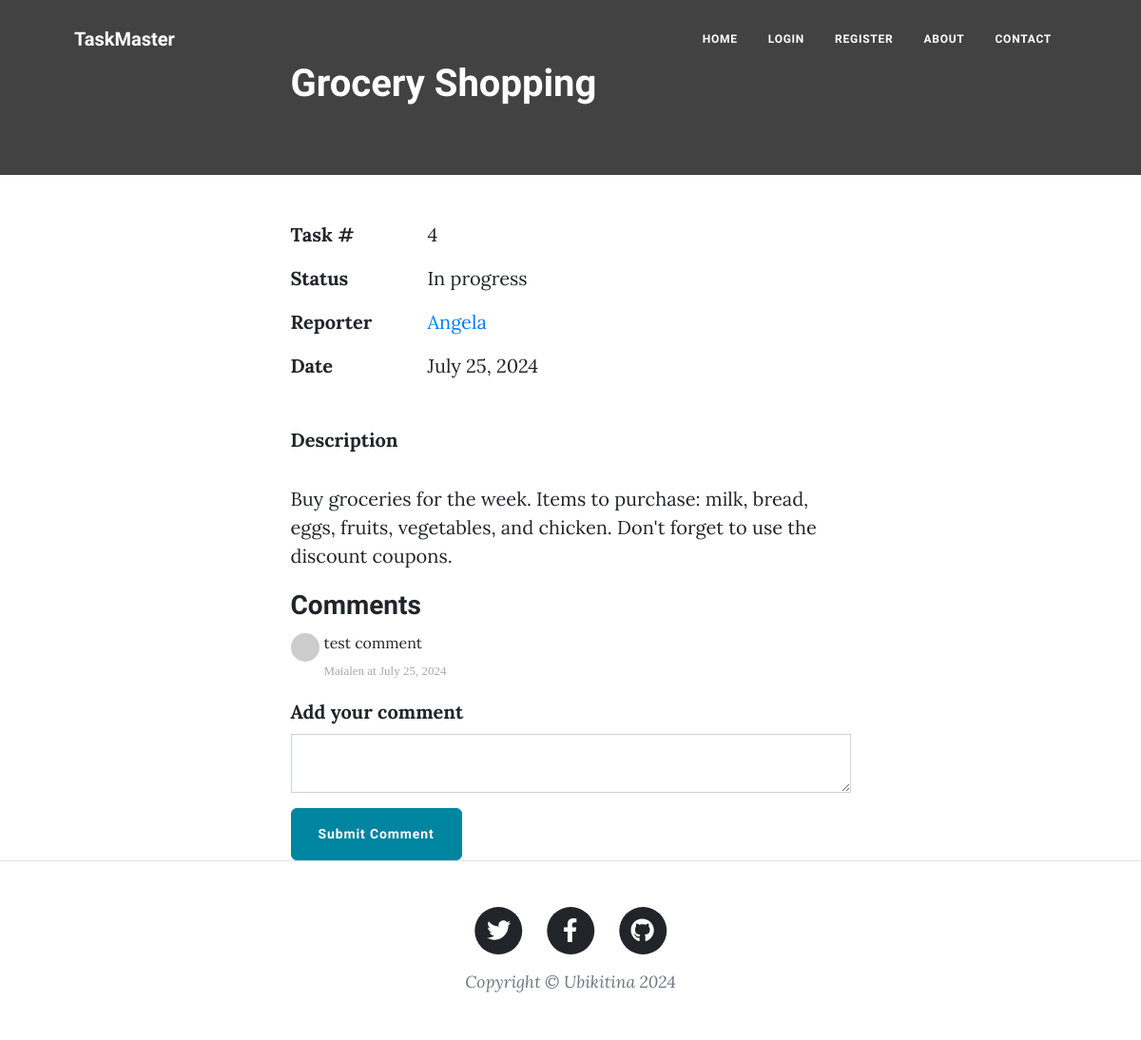
Page /task/4 on the earlier database version.
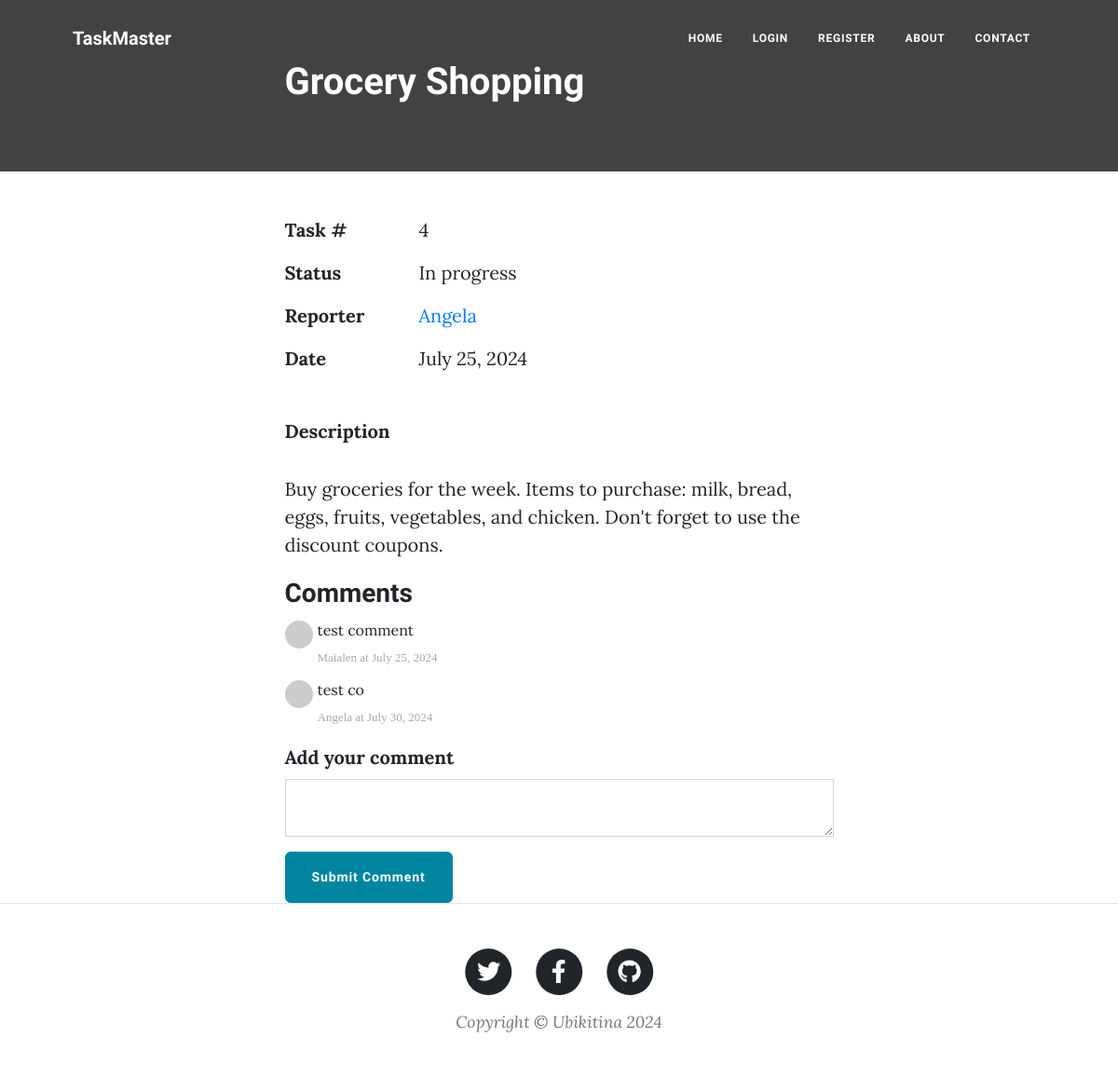
Same page on the later database version.
### main.py (models this page shows)
class Comment(db.Model):
    __tablename__ = "comments"
    id = db.Column(db.Integer, primary_key=True)
    author_id = db.Column(db.Integer, db.ForeignKey("users.id"))   # "users.id" The users refers to the tablename of the Users class.
    comment_author = relationship("User", back_populates="comments")  # "comments" refers to the comments property in the User class.
    post_id = db.Column(db.Integer, db.ForeignKey("tasks.id"))
    parent_post = relationship("Task", back_populates="comments")
    text = db.Column(db.Text, nullable=False)
    date = db.Column(db.String(250), nullable=False)

class User(UserMixin, db.Model):
    __tablename__ = "users"
    id = db.Column(db.Integer, primary_key=True)
    email = db.Column(db.String(100), unique=True)
    password = db.Column(db.String(100))
    name = db.Column(db.String(100))
    posts = relationship("Task", back_populates="author")  # The "author" refers to the author property in the Task class.
    comments = relationship("Comment", back_populates="comment_author")  # "comment_author" refers to the comment_author property in the Comment class.

### main.py (the view, shortened to what this page needs)
@app.route("/task/<int:post_id>", methods=["GET", "POST"])
def show_task(post_id):
    requested_post = db.get_or_404(Task, post_id)
    comment_form = CommentForm()  # Add the CommentForm to the route
    return render_template("task.html", post=requested_post, current_user=current_user, form=comment_form)

### forms.py
class CommentForm(FlaskForm):
    comment_text = TextAreaField("Add your comment", validators=[DataRequired()])
    submit = SubmitField("Submit Comment")

### templates/task.html (shortened to what this page needs)
{% from "bootstrap5/form.html" import render_form %}
{% include "header.html" %}
<header class="taskhead" >
  <div class="container position-relative px-4 px-lg-5">
    <div class="row gx-4 gx-lg-5 justify-content-center">
      <div class="col-md-10 col-lg-8 col-xl-7">
        <div class="post-heading">
          <h1>{{ post.title }}</h1>
        </div>
      </div>
    </div>
  </div>
</header>
<article>
  <div class="container px-4 px-lg-5">
    <div class="row gx-4 gx-lg-5 justify-content-center">
      <div class="col-md-10 col-lg-8 col-xl-7">
        <div class="task-info">
          <div class="task-info-row">
            <span class="task-info-label">Task #</span>
            <span class="task-info-value">{{ post.id }}</span>
          </div>
          <div class="task-info-row">
            <span class="task-info-label">Status</span>
            <span class="task-info-value">{{ post.status }}</span>
          </div>
          <div class="task-info-row">
            <span class="task-info-label">Reporter</span>
            <span class="task-info-value"><a href="#">{{ post.author.name }}</a></span>
          </div>
          <div class="task-info-row">
            <span class="task-info-label">Date</span>
            <span class="task-info-value">{{ post.date }}</span>
          </div>
        </div>
        <p style="font-weight: bold;">Description</p>
        {{ post.body|safe }}
        <div class="comment">
          <ul class="commentList">
            <h3>Comments</h3>
             {% for comment in post.comments: %}
            <li>
              <div class="commenterImage">
                <img src="{{ comment.comment_author.email | gravatar }}" />
              </div>
              <div class="commentText">
                <p>{{comment.text|safe}}</p>
                <span class="date sub-text">{{comment.comment_author.name}} at {{comment.date}}</span>
              </div>
            </li>
            {% endfor %}
          </ul>
        </div>
        {{ render_form(form, novalidate=True, button_map={"submit": "primary"}) }}
      </div>
    </div>
  </div>
</article>
{% include "footer.html" %}

Differences in the rows shown:
added Comment: text "test co", comment_author.name "Angela", date "July 30, 2024"
